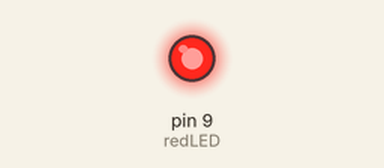
Recording of a sketch running on a simulated Arduino Uno, built with avr-gcc and run on an emulated ATmega328P. Shown: output pins drawn as LEDs (lit = HIGH).

Above: at 0.05 s.
At 3.0 s:
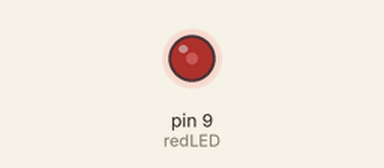
At 6.0 s:
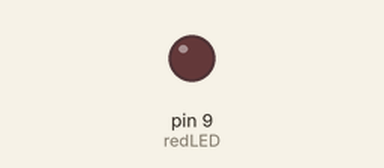
Timing chart, 0 to 7.8 s (numbered marks = the images above):
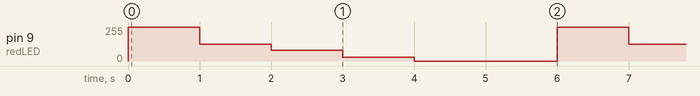

Measured:
- by itself, pin 9 (redLED): repeats every 6.0 s: 125/255 1.0 s, 80/255 1.0 s, 30/255 1.0 s, 0/255 2.0 s, 255/255 1.0 s

The sketch:

analog_writes.ino
```cpp
int redLED = 9;


void setup() {
  // put your setup code here, to run once:
  pinMode(redLED, OUTPUT);
}

void loop() {
  // put your main code here, to run repeatedly:
  analogWrite(redLED, 255);
  delay(1000);
  analogWrite(redLED, 125);
  delay(1000);
  analogWrite(redLED, 80);
  delay(1000);
  analogWrite(redLED, 30);
  delay(1000);
  analogWrite(redLED, 0);
  delay(2000);
}
```
